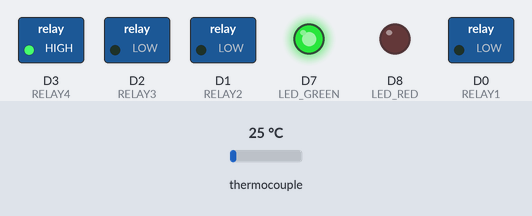
Bench run of a sketch on a simulated ESP8266 (NodeMCU). On the bench: switched loads named in the sketch (green lamp = pin HIGH), output pins drawn as LEDs (lit = HIGH). Wiring (inferred from the names in the program): MAX6675 thermocouple converter: CS D5; MISO D6; SCK D4. The inputs (shaded band) are chosen by the test bench; at power-on: thermocouple 25 °C. WiFi joins after 1.5 s; servers stay silent unless stated; no MQTT or app messages arrive unless stated; pins used as bus, display or sensor lines are not drawn; what the sketch prints to the serial monitor is not drawn.

Above: at 2.7 s.
2.8 s: thermocouple set to 75 °C
6.9 s: thermocouple set to 80 °C
At 9.9 s:
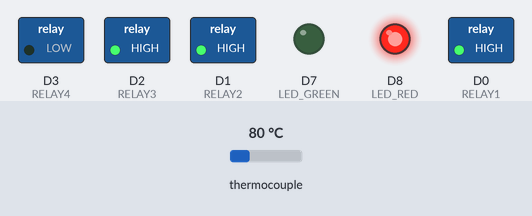
14.0 s: thermocouple set to 71 °C
18.1 s: thermocouple set to 62 °C
At 19.9 s:
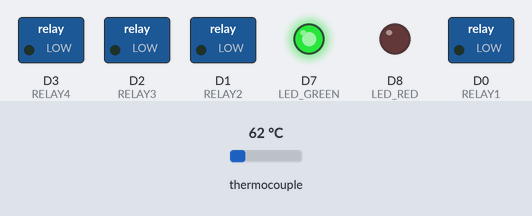
Timing chart, 0 to 26.1 s (numbered marks = the images above; inputs shaded):
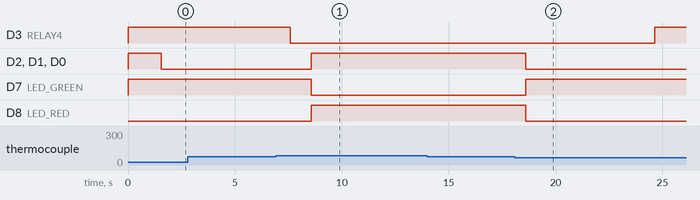

The sketch:

arduino_code.ino
```cpp
#include <ESP8266WiFi.h>
#include <PubSubClient.h>
#include <ArduinoJson.h>

// ================= WiFi & MQTT Configuration =================
const char* ssid = "iPhone";           // Replace with your WiFi SSID
const char* password = "123456688";    // Replace with your WiFi password
const char* mqtt_server = "test.mosquitto.org";
const int mqtt_port = 1883;
const char* mqtt_client_id = "motor_controller_001";

// MQTT Topics
const char* temp_topic = "motor/temp";
const char* status_topic = "motor/status";
const char* control_topic = "motor/control";
const char* settings_topic = "motor/settings";

WiFiClient espClient;
PubSubClient client(espClient);

// ================= Pin Definitions =================
#define CS D5          // MAX6675 Chip Select pin
#define SCK D4         // MAX6675 Clock pin
#define SO D6          // MAX6675 Data Out (MISO) pin

// Relay Pins (Active LOW)
#define RELAY1 D0      // Phase 1 relay (Motor)
#define RELAY2 D1      // Phase 2 relay (Motor)
#define RELAY3 D2      // Phase 3 relay (Motor)
#define RELAY4 D3      // Fan + Buzzer relay (combined)

// LED Pins (Only Green and Red)
#define LED_GREEN D7   // Normal temperature LED
#define LED_RED D8     // Critical temperature LED

// ================= Temperature Settings =================
float warningTemp = 50.0;        // Start showing warnings at 50 °C
float fanStartTemp = 65.0;       // Turn Fan+Buzzer ON at 65 °C
float criticalTemp = 70.0;       // Critical temperature threshold

// ================= Reliability Settings =================
const float maxRate = 10.0;      // Max allowed temp rise (°C/sec) to ignore spikes

// ================= State Tracking =================
bool criticalMode = false;
bool warningMode = false;
bool motorState = false;
bool fanBuzzerState = false;
bool manualControl = false;      // Flag for manual control via dashboard
float previousTemp = 0.0;
unsigned long previousMillis = 0;
unsigned long lastMqttSend = 0;
float smoothedTemp = 0.0;
const float alpha = 0.3;

// ================= Setup Function =================
void setup() {
  Serial.begin(115200);
  setupPins();
  setupWiFi();
  client.setServer(mqtt_server, mqtt_port);
  client.setCallback(mqttCallback);
  Serial.println("✅ System Ready: NORMAL mode (Motor OFF, Fan+Buzzer OFF, Green LED ON)");
}

// ================= Pin Setup =================
void setupPins() {
  pinMode(CS, OUTPUT); digitalWrite(CS, HIGH);
  pinMode(SCK, OUTPUT);
  pinMode(SO, INPUT);

  pinMode(RELAY1, OUTPUT); digitalWrite(RELAY1, HIGH);
  pinMode(RELAY2, OUTPUT); digitalWrite(RELAY2, HIGH);
  pinMode(RELAY3, OUTPUT); digitalWrite(RELAY3, HIGH);
  pinMode(RELAY4, OUTPUT); digitalWrite(RELAY4, HIGH);

  pinMode(LED_GREEN, OUTPUT); digitalWrite(LED_GREEN, HIGH);
  pinMode(LED_RED, OUTPUT); digitalWrite(LED_RED, LOW);
}

// ================= WiFi Setup =================
void setupWiFi() {
  Serial.print("Connecting to "); Serial.println(ssid);
  WiFi.begin(ssid, password);
  while (WiFi.status() != WL_CONNECTED) {
    delay(500); Serial.print(".");
  }
  Serial.println("\nWiFi connected");
  Serial.print("IP address: "); Serial.println(WiFi.localIP());
}

// ================= MQTT Callback =================
void mqttCallback(char* topic, byte* payload, unsigned int length) {
  String message;
  for (int i = 0; i < length; i++) message += (char)payload[i];

  Serial.print("Message arrived ["); Serial.print(topic); Serial.print("] "); Serial.println(message);

  // Manual Control
  if (String(topic) == control_topic) {
    DynamicJsonDocument doc(1024);
    deserializeJson(doc, message);
    if (doc.containsKey("motor")) {
      manualControl = true;
      bool requestedState = doc["motor"];
      if (!criticalMode) {
        motorState = requestedState;
        updateRelays();
      } else Serial.println("⚠️ Manual control blocked - Critical temperature!");
    }
    if (doc.containsKey("fan")) {
      bool requestedFanState = doc["fan"];
      if (!criticalMode) {
        fanBuzzerState = requestedFanState;
        updateRelays();
      }
    }
    if (doc.containsKey("mode")) {
      String mode = doc["mode"];
      if (mode == "auto") {
        manualControl = false;
        Serial.println("🔄 Switched to AUTO mode");
      }
    }
  }

  // Settings updates
  if (String(topic) == settings_topic) {
    DynamicJsonDocument doc(1024);
    deserializeJson(doc, message);
    if (doc["action"] == "update_thresholds") {
      if (doc.containsKey("warning_temp")) warningTemp = doc["warning_temp"];
      if (doc.containsKey("fan_temp")) fanStartTemp = doc["fan_temp"];
      if (doc.containsKey("critical_temp")) criticalTemp = doc["critical_temp"];
      Serial.println("✅ Thresholds updated from dashboard");
      sendStatus();
    }
  }
}

// ================= MQTT Reconnect =================
void reconnectMQTT() {
  while (!client.connected()) {
    Serial.print("Attempting MQTT connection...");
    if (client.connect(mqtt_client_id)) {
      Serial.println("connected");
      client.subscribe(control_topic);
      client.subscribe(settings_topic);
      sendStatus();
    } else {
      Serial.print("failed, rc="); Serial.print(client.state());
      Serial.println(" try again in 5 seconds");
      delay(5000);
    }
  }
}

// ================= MAX6675 Read Function =================
uint16_t readMAX6675() {
  uint16_t value = 0;
  digitalWrite(CS, LOW); delayMicroseconds(1);
  for (int i = 15; i >= 0; i--) {
    digitalWrite(SCK, HIGH); delayMicroseconds(1);
    if (digitalRead(SO)) value |= (1 << i);
    digitalWrite(SCK, LOW); delayMicroseconds(1);
  }
  digitalWrite(CS, HIGH);
  return value;
}

float readTemperatureC() {
  uint16_t raw = readMAX6675();
  if (raw & 0x4) {
    Serial.println("⚠️ Thermocouple not connected!");
    return NAN;
  }
  int tempData = raw >> 3;
  return tempData * 0.25;
}

// ================= Relay & MQTT Functions =================
void updateRelays() {
  digitalWrite(RELAY1, motorState ? LOW : HIGH);
  digitalWrite(RELAY2, motorState ? LOW : HIGH);
  digitalWrite(RELAY3, motorState ? LOW : HIGH);
  digitalWrite(RELAY4, fanBuzzerState ? LOW : HIGH);
}

void sendTemperatureData(float temp) {
  DynamicJsonDocument doc(512);
  doc["temp"] = temp;
  doc["time"] = millis();
  String output;
  serializeJson(doc, output);
  client.publish(temp_topic, output.c_str());
}

void sendStatus() {
  DynamicJsonDocument doc(512);
  doc["motor"] = motorState;
  doc["fan"] = fanBuzzerState;
  String mode = "normal";
  if (criticalMode) mode = "critical";
  else if (smoothedTemp >= fanStartTemp) mode = "cooling";
  else if (smoothedTemp >= warningTemp) mode = "warning";
  doc["mode"] = mode;
  doc["manual"] = manualControl;
  doc["temp"] = smoothedTemp;
  doc["warning_temp"] = warningTemp;
  doc["fan_temp"] = fanStartTemp;
  doc["critical_temp"] = criticalTemp;
  String output;
  serializeJson(doc, output);
  client.publish(status_topic, output.c_str());
}

// ================= Main Loop =================
void loop() {
  if (!client.connected()) reconnectMQTT();
  client.loop();

  unsigned long currentMillis = millis();
  float tempC = readTemperatureC();

  if (isnan(tempC)) {
    Serial.println("⚠️ Sensor Fault! Motor OFF, Fan+Buzzer ON");
    digitalWrite(RELAY1, HIGH);
    digitalWrite(RELAY2, HIGH);
    digitalWrite(RELAY3, HIGH);
    digitalWrite(RELAY4, LOW);
    digitalWrite(LED_GREEN, LOW);
    digitalWrite(LED_RED, LOW);
    delay(1000);
    return;
  }

  if (smoothedTemp == 0.0) smoothedTemp = tempC;
  smoothedTemp = alpha * tempC + (1 - alpha) * smoothedTemp;

  if (!manualControl) {
    // ==== AUTO MODE ====
    if (smoothedTemp >= criticalTemp) {
      criticalMode = true;
      warningMode = false;
      motorState = false;
      fanBuzzerState = true;
      digitalWrite(LED_GREEN, LOW);
      digitalWrite(LED_RED, HIGH);
    } else {
      criticalMode = false;
      warningMode = (smoothedTemp >= warningTemp);

      // === Corrected Logic ===
      // Motor stays ON until critical temperature
      motorState = true;
      if (smoothedTemp >= criticalTemp) motorState = false;

      // Fan+Buzzer ON from fanStartTemp upward (with small hysteresis)
      if (smoothedTemp >= fanStartTemp) fanBuzzerState = true;
      else if (smoothedTemp < (fanStartTemp - 2.0)) fanBuzzerState = false;

      digitalWrite(LED_GREEN, HIGH);
      digitalWrite(LED_RED, LOW);
    }

    updateRelays();
  } else {
    // ==== MANUAL MODE ====
    if (smoothedTemp >= criticalTemp) {
      criticalMode = true;
      motorState = false;
      fanBuzzerState = true;
      updateRelays();
      digitalWrite(LED_GREEN, LOW);
      digitalWrite(LED_RED, HIGH);
    } else {
      criticalMode = false;
      if (smoothedTemp >= fanStartTemp) fanBuzzerState = true;
      updateRelays();
      digitalWrite(LED_GREEN, HIGH);
      digitalWrite(LED_RED, LOW);
    }
  }

  if (currentMillis - lastMqttSend >= 2000) {
    sendTemperatureData(smoothedTemp);
    sendStatus();
    lastMqttSend = currentMillis;
  }

  Serial.print("🌡️ Temp: "); Serial.print(smoothedTemp, 2);
  Serial.print(" °C | MODE: ");
  if (criticalMode) Serial.print("CRITICAL | ");
  else if (smoothedTemp >= fanStartTemp) Serial.print("COOLING | ");
  else if (smoothedTemp >= warningTemp) Serial.print("WARNING | ");
  else Serial.print("NORMAL | ");
  Serial.print("Motor: "); Serial.print(motorState ? "ON" : "OFF");
  Serial.print(" | Fan+Buzzer: "); Serial.print(fanBuzzerState ? "ON" : "OFF");
  Serial.print(" | Control: "); Serial.println(manualControl ? "MANUAL" : "AUTO");

  previousTemp = smoothedTemp;
  previousMillis = currentMillis;
  delay(1000);
}
```

Measured:
- the behaviour switches between 77 and 78 °C on thermocouple (found by bisection; images 0 and 1)
- the behaviour switches between 68 and 67 °C on thermocouple (found by bisection; images 1 and 2)
- after the input at 2.8 s, every drawn part: stays the same
- after the input at 6.9 s, D2 (RELAY3), D1 (RELAY2), D8 (LED_RED), D0 (RELAY1): LOW → HIGH after 1.7 s instead of 2.7 s; D7 (LED_GREEN): HIGH → LOW after 1.7 s instead of 2.7 s
- after the input at 14.0 s, every drawn part: stays the same
- after the input at 18.1 s, D3 (RELAY4): LOW → HIGH after 6.5 s; D2 (RELAY3), D1 (RELAY2), D8 (LED_RED), D0 (RELAY1): HIGH → LOW after 0.51 s; D7 (LED_GREEN): LOW → HIGH after 0.51 s
